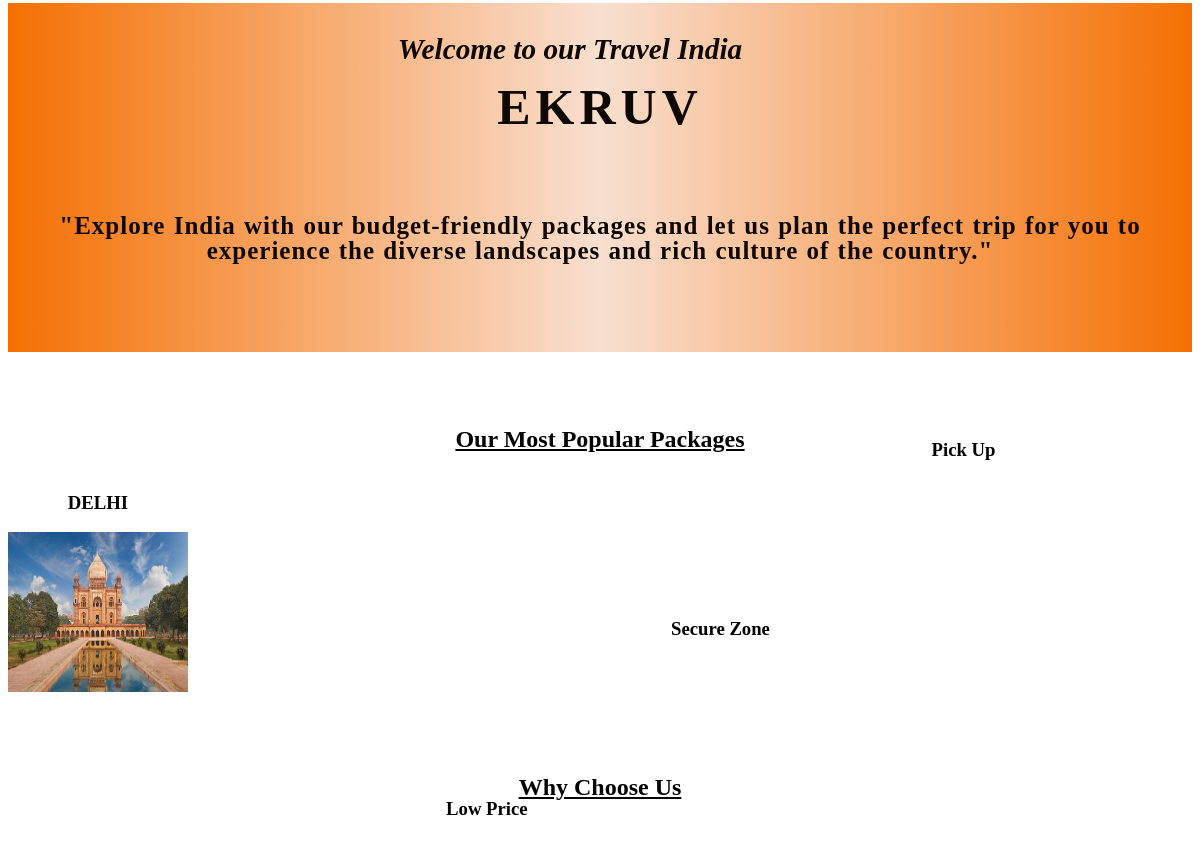
The app's page / (middle part), older data.
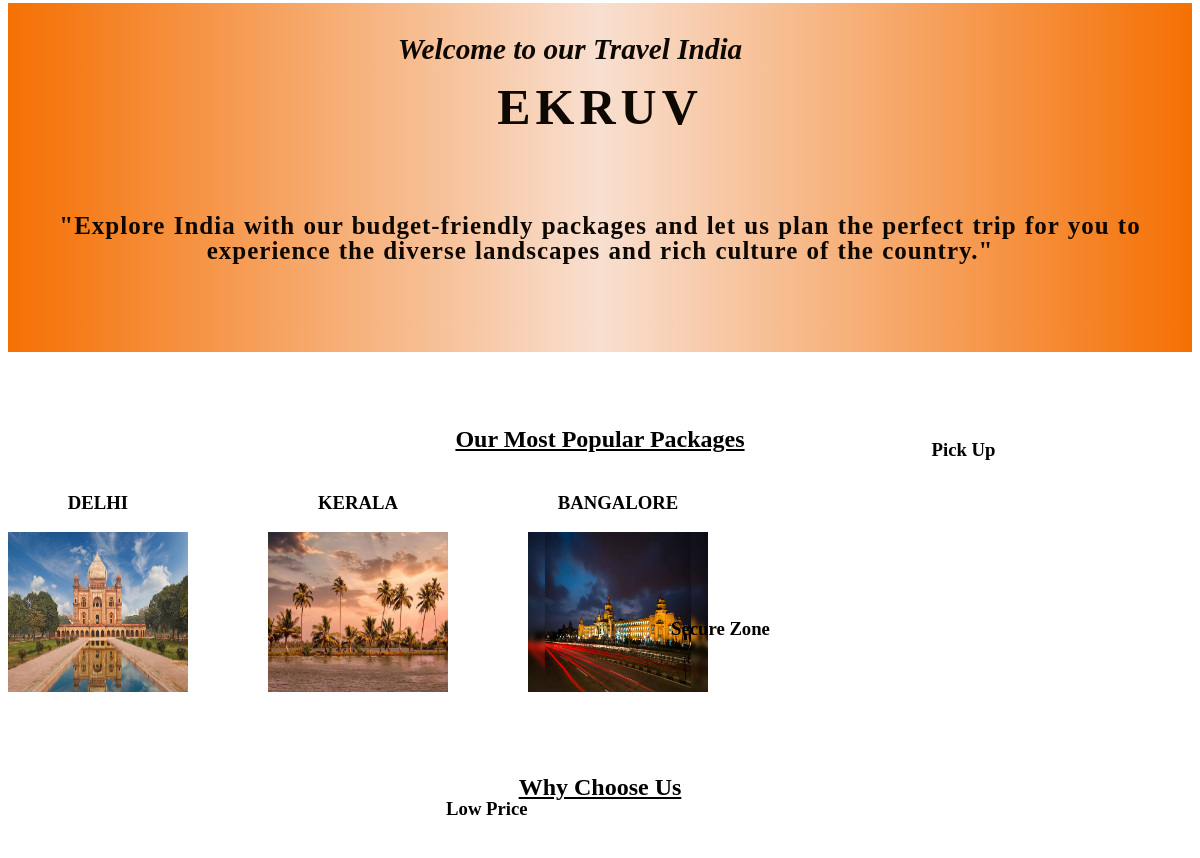
The same page, newer data.
### app/models.py (models this page shows)
class Package(models.Model):
    vendor = models.IntegerField(default=0)
    Package_place = models.CharField(max_length=100)
    days_stay = models.CharField(max_length=200)
    price_per_person = models.CharField(max_length=100 , default=0)
    Description = models.TextField(max_length=500 , default=0)
    Image_related_to_package = models.ImageField(upload_to='gallery/')
    is_approved = models.BooleanField(default=False)

### app/views.py (the view)
# urls.py: path('' , v.home , name="home"),
def home(request):
    package = Package.objects.all()
    return render(request , 'home.html' , {'package':package})

### app/templates/home.html (shortened to what this page needs)
{% load static %}
<!DOCTYPE html>
<html lang="en">
<head>
    <link rel="stylesheet" href="{% static 'css/home.css' %}">
</head>
<body>
    <div id="we">
        <h3 id="tr">Welcome to our Travel India</h3>
        <h1 id="ek">EKRUV</h1>
        <p id="para">"Explore India with our budget-friendly packages and let us plan the perfect trip for you to experience the diverse landscapes and rich culture of the country."</p>
    </div> <br> <br> <br>
    <h2 class="h2">Our Most Popular Packages</h2>
    <div class="packages">
        {% for i in package %}
        <div class="pknm">
            <h3> {{ i.Package_place }} </h3>
            <img src="{{ i.Image_related_to_package.url }}" alt="imagee" class="packageimage">
        </div>
        {% endfor %}
    </div>
    <br>
    <div id="why">
        <h2 class="h2">Why Choose Us</h2>
        <br> <br> <br>
        <h3 class="low">Low Price</h3>
        <h3 class="sec">Secure Zone</h3>
        <h3 class="pic">Pick Up</h3>
    </div>
    <br>
    <section class="india">
        <div class="indiacontent">
        </div>
    </section>
</body>
</html>

### static/css/home.css (style rules this page uses)
img { height: 70px; width: 230px; }
#we { background: linear-gradient(to right , rgb(245, 112, 3) , rgb(248, 223, 208) , rgb(245, 112, 3)); margin-top: 3%; padding-top: 5px; padding-bottom: 5px; color: rgb(13, 8, 1); font-size: 25px; text-align: center; line-height: 25px; }
#tr { font-style: italic; margin-left: -60px; }
#ek { letter-spacing: 5px; }
#para { font-weight: bolder; text-align: center; font-size: 25px; padding-top: 5%; letter-spacing: 1px; word-spacing: 1px; padding-bottom: 5%; }
#why { margin-top: 5%; }
.h2 { text-align: center; text-decoration: underline; }
.low { margin-left: 37%; margin-top: -6vh; }
.sec { margin-left: 56%; margin-top: -6vh; }
.pic { margin-left: 78%; margin-top: -6vh; }
.packageimage { height: 20vh; width: 15vw; }
.packages { display: flex; gap: 80px; flex-wrap: wrap; }
.pknm { text-align: center; }
.indiacontent { width: 60%; font-size: 1.2rem; line-height: 1.8; color: #323030; }
.india { display: flex; align-items: center; justify-content: left; max-width: 90%; margin: 20px; }

Row changes from the older to the newer data that the page shows:
added Package: Package_place "KERALA", Image_related_to_package (picture)
added Package: Package_place "BANGALORE", Image_related_to_package (picture)
